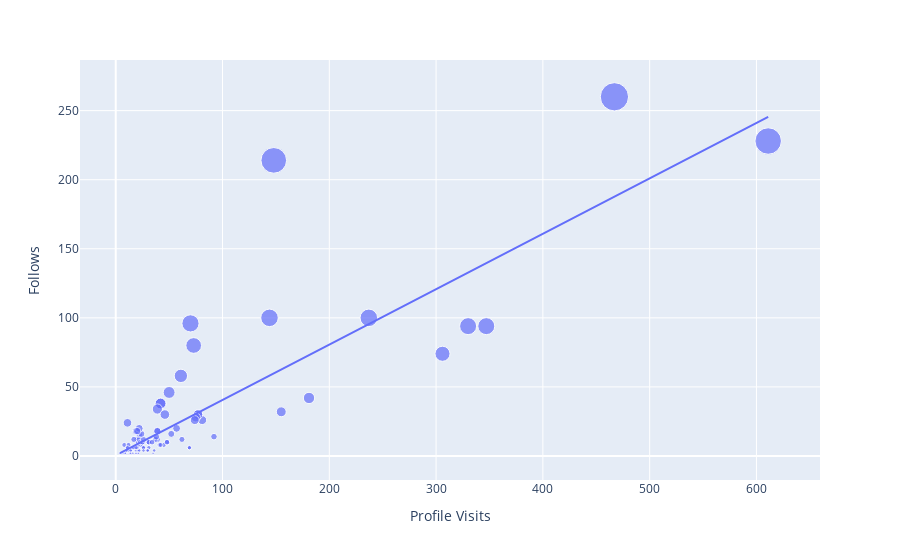

The code cell stored with this chart in its notebook:
### Code cell
figure=px.scatter(data_frame=ig ,x= "Profile Visits",y="Follows", size="Follows",trendline="ols")
figure.show()

### Figure 1 — Plotly figure (JSON) as saved in the notebook; plotly's stock layout.template omitted (floating-point values rounded to 4 significant figures)
{"data": [{"hovertemplate": "Profile Visits=%{x}<br>Follows=%{marker.size}<extra></extra>", "legendgroup": "", "marker": {"color": "#636efa", "size": [2, 10, 12, 8, 0, 2, 0, 6, 4, 6, 4, 0, 2, 4, 42, 6, 2, 2, 30, 0, 0, 24, 100, 2, 4, 6, 6, 6, 2, 2, 20, 2, 4, 8, 26, 2, 2, 4, 0, 2, 94, 8, 18, 10, 4, 4, 4, 4, 18, 38, 10, 12, 4, 4, 74, 0, 6, 6, 0, 6, 12, 10, 8, 8, 46, 12, 10, 94, 6, 10, 6, 4, 12, 16, 12, 8, 32, 8, 16, 6, 10, 10, 6, 2, 2, 30, 0, 4, 4, 18, 38, 10, 2, 4, 6, 6, 6, 2, 2, 14, 8, 14, 28, 18, 12, 34, 26, 260, 16, 96, 20, 30, 58, 100, 80, 18, 10, 214, 228], "sizemode": "area", "sizeref": 0.65, "symbol": "circle"}, "mode": "markers", "name": "", "orientation": "v", "showlegend": false, "type": "scatter", "x": [35, 48, 62, 23, 8, 9, 26, 12, 36, 31, 29, 15, 8, 20, 181, 17, 16, 21, 77, 10, 9, 11, 144, 14, 10, 19, 69, 11, 19, 9, 57, 13, 11, 24, 81, 4, 7, 14, 18, 8, 330, 21, 19, 32, 19, 21, 14, 30, 39, 42, 31, 20, 12, 22, 306, 13, 26, 16, 15, 15, 39, 21, 8, 45, 50, 37, 25, 347, 26, 48, 16, 26, 17, 52, 22, 41, 155, 12, 22, 20, 23, 25, 17, 16, 21, 77, 10, 14, 30, 39, 42, 31, 14, 10, 19, 69, 11, 19, 9, 38, 42, 92, 75, 21, 26, 39, 74, 467, 24, 70, 22, 46, 61, 237, 73, 20, 34, 148, 611], "xaxis": "x", "y": [2, 10, 12, 8, 0, 2, 0, 6, 4, 6, 4, 0, 2, 4, 42, 6, 2, 2, 30, 0, 0, 24, 100, 2, 4, 6, 6, 6, 2, 2, 20, 2, 4, 8, 26, 2, 2, 4, 0, 2, 94, 8, 18, 10, 4, 4, 4, 4, 18, 38, 10, 12, 4, 4, 74, 0, 6, 6, 0, 6, 12, 10, 8, 8, 46, 12, 10, 94, 6, 10, 6, 4, 12, 16, 12, 8, 32, 8, 16, 6, 10, 10, 6, 2, 2, 30, 0, 4, 4, 18, 38, 10, 2, 4, 6, 6, 6, 2, 2, 14, 8, 14, 28, 18, 12, 34, 26, 260, 16, 96, 20, 30, 58, 100, 80, 18, 10, 214, 228], "yaxis": "y"}, {"hovertemplate": "<b>OLS trendline</b><br>Follows = 0.400884 * Profile Visits + 0.46283<br>R<sup>2</sup>=0.727868<br><br>Profile Visits=%{x}<br>Follows=%{y} <b>(trend)</b><extra></extra>", "legendgroup": "", "marker": {"color": "#636efa", "symbol": "circle"}, "mode": "lines", "name": "", "showlegend": false, "type": "scatter", "x": [4, 7, 8, 8, 8, 8, 9, 9, 9, 9, 10, 10, 10, 10, 11, 11, 11, 11, 12, 12, 12, 13, 13, 14, 14, 14, 14, 14, 15, 15, 15, 16, 16, 16, 16, 17, 17, 17, 18, 19, 19, 19, 19, 19, 19, 20, 20, 20, 20, 21, 21, 21, 21, 21, 21, 22, 22, 22, 22, 23, 23, 24, 24, 25, 25, 26, 26, 26, 26, 26, 29, 30, 30, 31, 31, 31, 32, 34, 35, 36, 37, 38, 39, 39, 39, 39, 41, 42, 42, 42, 45, 46, 48, 48, 50, 52, 57, 61, 62, 69, 69, 70, 73, 74, 75, 77, 77, 81, 92, 144, 148, 155, 181, 237, 306, 330, 347, 467, 611], "xaxis": "x", "y": [2.066, 3.269, 3.67, 3.67, 3.67, 3.67, 4.071, 4.071, 4.071, 4.071, 4.472, 4.472, 4.472, 4.472, 4.873, 4.873, 4.873, 4.873, 5.273, 5.273, 5.273, 5.674, 5.674, 6.075, 6.075, 6.075, 6.075, 6.075, 6.476, 6.476, 6.476, 6.877, 6.877, 6.877, 6.877, 7.278, 7.278, 7.278, 7.679, 8.08, 8.08, 8.08, 8.08, 8.08, 8.08, 8.481, 8.481, 8.481, 8.481, 8.881, 8.881, 8.881, 8.881, 8.881, 8.881, 9.282, 9.282, 9.282, 9.282, 9.683, 9.683, 10.08, 10.08, 10.48, 10.48, 10.89, 10.89, 10.89, 10.89, 10.89, 12.09, 12.49, 12.49, 12.89, 12.89, 12.89, 13.29, 14.09, 14.49, 14.89, 15.3, 15.7, 16.1, 16.1, 16.1, 16.1, 16.9, 17.3, 17.3, 17.3, 18.5, 18.9, 19.71, 19.71, 20.51, 21.31, 23.31, 24.92, 25.32, 28.12, 28.12, 28.52, 29.73, 30.13, 30.53, 31.33, 31.33, 32.93, 37.34, 58.19, 59.79, 62.6, 73.02, 95.47, 123.1, 132.8, 139.6, 187.7, 245.4], "yaxis": "y"}], "layout": {"legend": {"itemsizing": "constant", "tracegroupgap": 0}, "margin": {"t": 60}, "xaxis": {"anchor": "y", "domain": [0, 1], "title": {"text": "Profile Visits"}}, "yaxis": {"anchor": "x", "domain": [0, 1], "title": {"text": "Follows"}}}}
